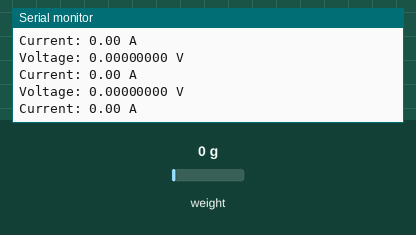
Simulated run of this sketch. Board: Arduino Uno, built with avr-gcc and run on an emulated ATmega328P. Parts: the last lines printed to the serial monitor. The inputs (shaded band) are chosen by the test bench; at power-on: weight on the scale 0 g.

Above: at 1.2 s.
1.3 s: weight on the scale set to 100 g
At 1.48 s:
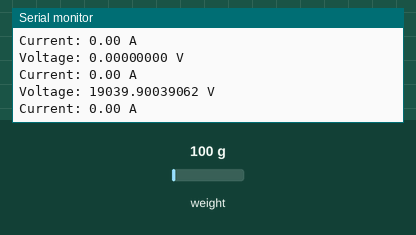
2.8 s: weight on the scale set to 1250 g
At 3.1 s:
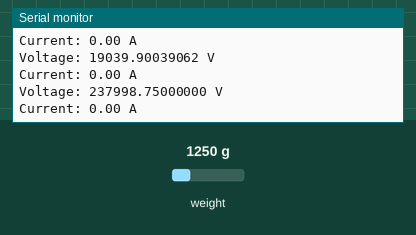
Timing chart, 0 to 5.8 s (numbered marks = the images above; inputs shaded):
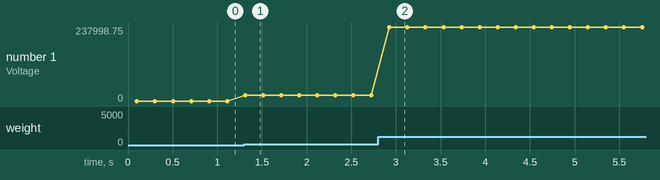

The sketch:

HX711_Hall.ino
```cpp
#include <HX711.h>

#define calibration_factor 190399 // This value depends on your specific setup and needs to be calibrated

const int LOADCELL_DOUT_PIN = 3;
const int LOADCELL_SCK_PIN = 2;

int A0_value = analogRead(A0);
int R = 1; // resistance in ohm

HX711 scale;

void setup() {
  Serial.begin(9600);
  scale.begin(LOADCELL_DOUT_PIN, LOADCELL_SCK_PIN);
  scale.set_scale(calibration_factor); // potentially causes some problems???
  scale.set_gain(128); // Set the gain (and choose the channel: A if =128 or =64 and B if =32)
}

void loop() {
  float voltage_H = (scale.get_value(1)); // Get the voltage reading
  Serial.print("Voltage: ");
  Serial.print(voltage_H, 8); // Print voltage with 8 decimal places
  Serial.println(" V");

  float voltage = A0_value * (5.0 / 1023.0);
  float current = voltage / R;
  Serial.print("Current: ");
  Serial.print(current);
  Serial.println(" A");
  delay(100); // Wait for 0.1 sec before reading again
}
```

Measured:
- after the input at 1.3 s, the serial monitor: prints a new line at once (image 1)
- after the input at 2.8 s, the serial monitor: prints a new line after 0.13 s (image 2)
- plotted number 1: 0 → 19039.9 after the input at 1.3 s, 19039.9 → 237998.75 after the input at 2.8 s
